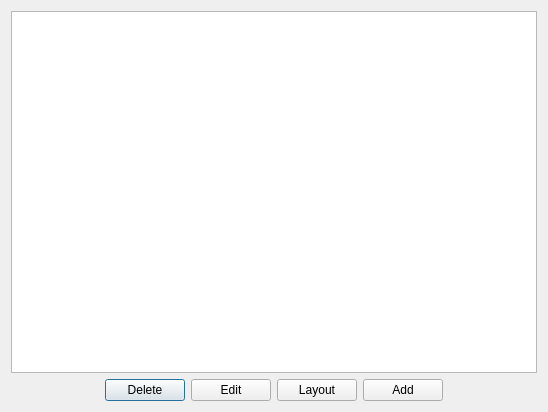
<?xml version="1.0" encoding="UTF-8"?>
<ui version="4.0">
 <class>Dialog</class>
 <widget class="QDialog" name="Dialog">
  <property name="geometry">
   <rect>
    <x>0</x>
    <y>0</y>
    <width>548</width>
    <height>412</height>
   </rect>
  </property>
  <property name="windowTitle">
   <string>Card List</string>
  </property>
  <layout class="QVBoxLayout" name="verticalLayout">
   <item>
    <widget class="QListWidget" name="listCards">
     <property name="font">
      <font>
       <pointsize>9</pointsize>
      </font>
     </property>
    </widget>
   </item>
   <item>
    <layout class="QHBoxLayout" name="horizontalLayout">
     <item>
      <spacer name="horizontalSpacer">
       <property name="orientation">
        <enum>Qt::Horizontal</enum>
       </property>
       <property name="sizeHint" stdset="0">
        <size>
         <width>40</width>
         <height>20</height>
        </size>
       </property>
      </spacer>
     </item>
     <item>
      <widget class="QPushButton" name="buttonDelete">
       <property name="text">
        <string>Delete</string>
       </property>
      </widget>
     </item>
     <item>
      <widget class="QPushButton" name="buttonEdit">
       <property name="text">
        <string>Edit</string>
       </property>
      </widget>
     </item>
     <item>
      <widget class="QPushButton" name="buttonLayout">
       <property name="text">
        <string>Layout</string>
       </property>
      </widget>
     </item>
     <item>
      <widget class="QPushButton" name="buttonAdd">
       <property name="text">
        <string>Add</string>
       </property>
      </widget>
     </item>
     <item>
      <spacer name="horizontalSpacer_2">
       <property name="orientation">
        <enum>Qt::Horizontal</enum>
       </property>
       <property name="sizeHint" stdset="0">
        <size>
         <width>40</width>
         <height>20</height>
        </size>
       </property>
      </spacer>
     </item>
    </layout>
   </item>
  </layout>
 </widget>
 <resources/>
 <connections/>
</ui>
